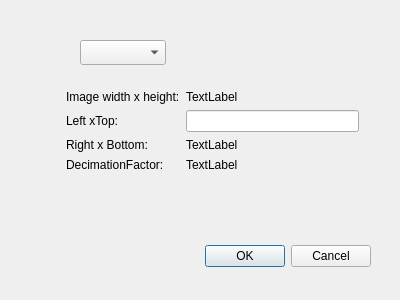
<?xml version="1.0" encoding="UTF-8"?>
<ui version="4.0">
 <class>BasePlate</class>
 <widget class="QDialog" name="BasePlate">
  <property name="geometry">
   <rect>
    <x>0</x>
    <y>0</y>
    <width>400</width>
    <height>300</height>
   </rect>
  </property>
  <property name="windowTitle">
   <string>Dialog</string>
  </property>
  <widget class="QDialogButtonBox" name="buttonBox">
   <property name="geometry">
    <rect>
     <x>30</x>
     <y>240</y>
     <width>341</width>
     <height>32</height>
    </rect>
   </property>
   <property name="orientation">
    <enum>Qt::Horizontal</enum>
   </property>
   <property name="standardButtons">
    <set>QDialogButtonBox::Cancel|QDialogButtonBox::Ok</set>
   </property>
  </widget>
  <widget class="QComboBox" name="standaardGeometry">
   <property name="geometry">
    <rect>
     <x>80</x>
     <y>40</y>
     <width>86</width>
     <height>25</height>
    </rect>
   </property>
  </widget>
  <widget class="QWidget" name="">
   <property name="geometry">
    <rect>
     <x>66</x>
     <y>90</y>
     <width>293</width>
     <height>96</height>
    </rect>
   </property>
   <layout class="QFormLayout" name="formLayout">
    <item row="0" column="0">
     <widget class="QLabel" name="label">
      <property name="text">
       <string>Image width x height:</string>
      </property>
     </widget>
    </item>
    <item row="0" column="1">
     <widget class="QLabel" name="widthHeight">
      <property name="text">
       <string>TextLabel</string>
      </property>
     </widget>
    </item>
    <item row="1" column="0">
     <widget class="QLabel" name="label_2">
      <property name="text">
       <string>Left xTop:</string>
      </property>
     </widget>
    </item>
    <item row="1" column="1">
     <widget class="QLineEdit" name="leftTop"/>
    </item>
    <item row="2" column="0">
     <widget class="QLabel" name="label_3">
      <property name="text">
       <string>Right x Bottom:</string>
      </property>
     </widget>
    </item>
    <item row="2" column="1">
     <widget class="QLabel" name="rightBottom">
      <property name="text">
       <string>TextLabel</string>
      </property>
     </widget>
    </item>
    <item row="3" column="0">
     <widget class="QLabel" name="label_4">
      <property name="text">
       <string>DecimationFactor:</string>
      </property>
     </widget>
    </item>
    <item row="3" column="1">
     <widget class="QLabel" name="decimationFactor">
      <property name="text">
       <string>TextLabel</string>
      </property>
     </widget>
    </item>
   </layout>
  </widget>
 </widget>
 <resources/>
 <connections>
  <connection>
   <sender>buttonBox</sender>
   <signal>accepted()</signal>
   <receiver>BasePlate</receiver>
   <slot>accept()</slot>
   <hints>
    <hint type="sourcelabel">
     <x>248</x>
     <y>254</y>
    </hint>
    <hint type="destinationlabel">
     <x>157</x>
     <y>274</y>
    </hint>
   </hints>
  </connection>
  <connection>
   <sender>buttonBox</sender>
   <signal>rejected()</signal>
   <receiver>BasePlate</receiver>
   <slot>reject()</slot>
   <hints>
    <hint type="sourcelabel">
     <x>316</x>
     <y>260</y>
    </hint>
    <hint type="destinationlabel">
     <x>286</x>
     <y>274</y>
    </hint>
   </hints>
  </connection>
  <connection>
   <sender>standaardGeometry</sender>
   <signal>currentTextChanged(QString)</signal>
   <receiver>BasePlate</receiver>
   <slot>basePlateChanged(QString)</slot>
   <hints>
    <hint type="sourcelabel">
     <x>122</x>
     <y>52</y>
    </hint>
    <hint type="destinationlabel">
     <x>199</x>
     <y>149</y>
    </hint>
   </hints>
  </connection>
  <connection>
   <sender>leftTop</sender>
   <signal>textChanged(QString)</signal>
   <receiver>BasePlate</receiver>
   <slot>offsetChanged(QString)</slot>
   <hints>
    <hint type="sourcelabel">
     <x>288</x>
     <y>126</y>
    </hint>
    <hint type="destinationlabel">
     <x>199</x>
     <y>149</y>
    </hint>
   </hints>
  </connection>
 </connections>
 <slots>
  <slot>basePlateChanged(QString)</slot>
  <slot>offsetChanged(QString)</slot>
 </slots>
</ui>
